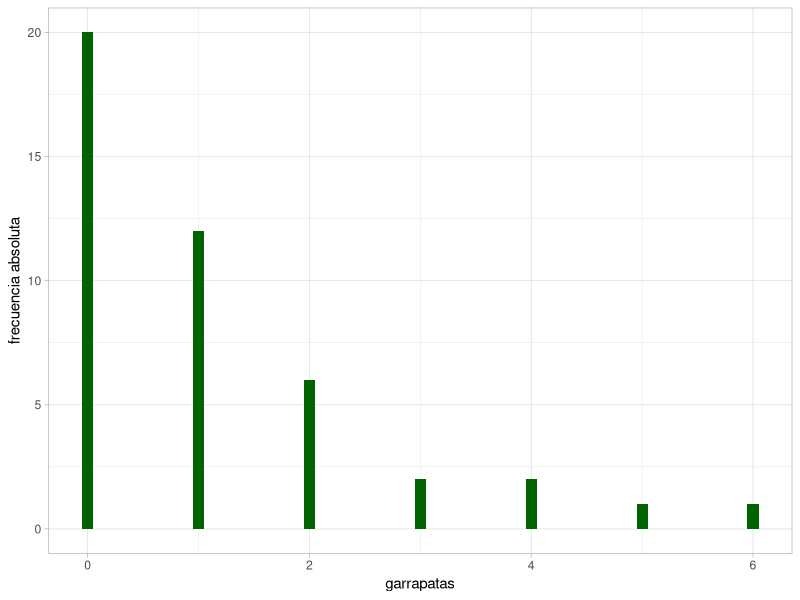

Generate this figure with R:
# EJERCICIO RESUELTO ADICIONAL 2 - GARRAPATAS

# variable: cuantitativa discreta

# cargamos los datos de cantidad de garrapatas
# en ratones, le damos nombre Ixodes
ixodes <- c(0,2,0,0,2,2,0,0,1,
            1,3,0,0,1,0,0,1,0,
            1,4,0,0,1,4,2,0,0,
            1,0,0,2,2,1,1,0,6,
            0,5,1,3,0,1,0,1)

# primero miro el tipo de variable y los datos
# exploro el máximo y le mínimo:
max(ixodes)
min(ixodes)

# veo que la cantidad de garrapatas por ratón toma valores
# entre 0 y 6...
# realizaré un gráfico de barras o bastones para cada valor posible,
# es decir, con 7 clases (0, 1, 2, ..., 6)

# hago el recuento de casos para cada valor
fi <- as.vector(table(ixodes))
# las relativas y las acumuladas
fri <- fi/length(ixodes)
Fi <-  cumsum(fi) 
Fri <- Fi/length(ixodes)

# uno la información en un tabla para verlo más fácil
(tabla <-  data.frame(0:6, fi, fri, Fi, Fri))

# con esta información puedo construir el gráfico 
# cargo paquete que necesitamos
library(tibble)
library(ggplot2)
ggplot(as_tibble(ixodes),aes(x=value))+
  geom_bar(width = .1, fill = 'darkgreen')+
  labs(y= "frecuencia absoluta", x = "garrapatas")+
  theme_light()
